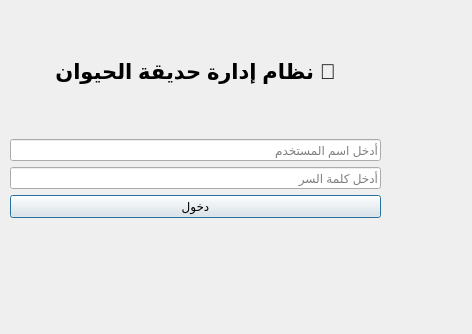
<?xml version="1.0" encoding="UTF-8"?>
<ui version="4.0">
 <class>LoginDialog</class>
 <widget class="QDialog" name="LoginDialog">
  <property name="geometry">
   <rect>
    <x>0</x>
    <y>0</y>
    <width>472</width>
    <height>334</height>
   </rect>
  </property>
  <property name="windowTitle">
   <string>تسجيل الدخول</string>
  </property>
  <widget class="QWidget" name="verticalLayoutWidget">
   <property name="geometry">
    <rect>
     <x>10</x>
     <y>10</y>
     <width>371</width>
     <height>251</height>
    </rect>
   </property>
   <layout class="QVBoxLayout" name="verticalLayout">
    <item>
     <widget class="QLabel" name="labelLogo">
      <property name="font">
       <font>
        <pointsize>16</pointsize>
        <bold>true</bold>
       </font>
      </property>
      <property name="text">
       <string>🦁 نظام إدارة حديقة الحيوان</string>
      </property>
      <property name="alignment">
       <set>Qt::AlignmentFlag::AlignCenter</set>
      </property>
     </widget>
    </item>
    <item>
     <layout class="QFormLayout" name="formLayout">
      <item row="0" column="0" colspan="2">
       <widget class="QLineEdit" name="lineEditUsername">
        <property name="placeholderText">
         <string>أدخل اسم المستخدم</string>
        </property>
       </widget>
      </item>
      <item row="1" column="0" colspan="2">
       <widget class="QLineEdit" name="lineEditPassword">
        <property name="echoMode">
         <enum>QLineEdit::EchoMode::Password</enum>
        </property>
        <property name="placeholderText">
         <string>أدخل كلمة السر</string>
        </property>
       </widget>
      </item>
      <item row="2" column="0" colspan="2">
       <widget class="QPushButton" name="btnLogin">
        <property name="text">
         <string>دخول</string>
        </property>
        <property name="icon">
         <iconset resource="resources.qrc">
          <normaloff>:/icons/icons/log-in-svgrepo-com.svg</normaloff>:/icons/icons/log-in-svgrepo-com.svg</iconset>
        </property>
       </widget>
      </item>
     </layout>
    </item>
   </layout>
  </widget>
  <widget class="QLabel" name="labelError">
   <property name="geometry">
    <rect>
     <x>50</x>
     <y>240</y>
     <width>251</width>
     <height>20</height>
    </rect>
   </property>
   <property name="text">
    <string/>
   </property>
   <property name="alignment">
    <set>Qt::AlignmentFlag::AlignCenter</set>
   </property>
  </widget>
 </widget>
 <resources>
  <include location="resources.qrc"/>
 </resources>
 <connections/>
</ui>
